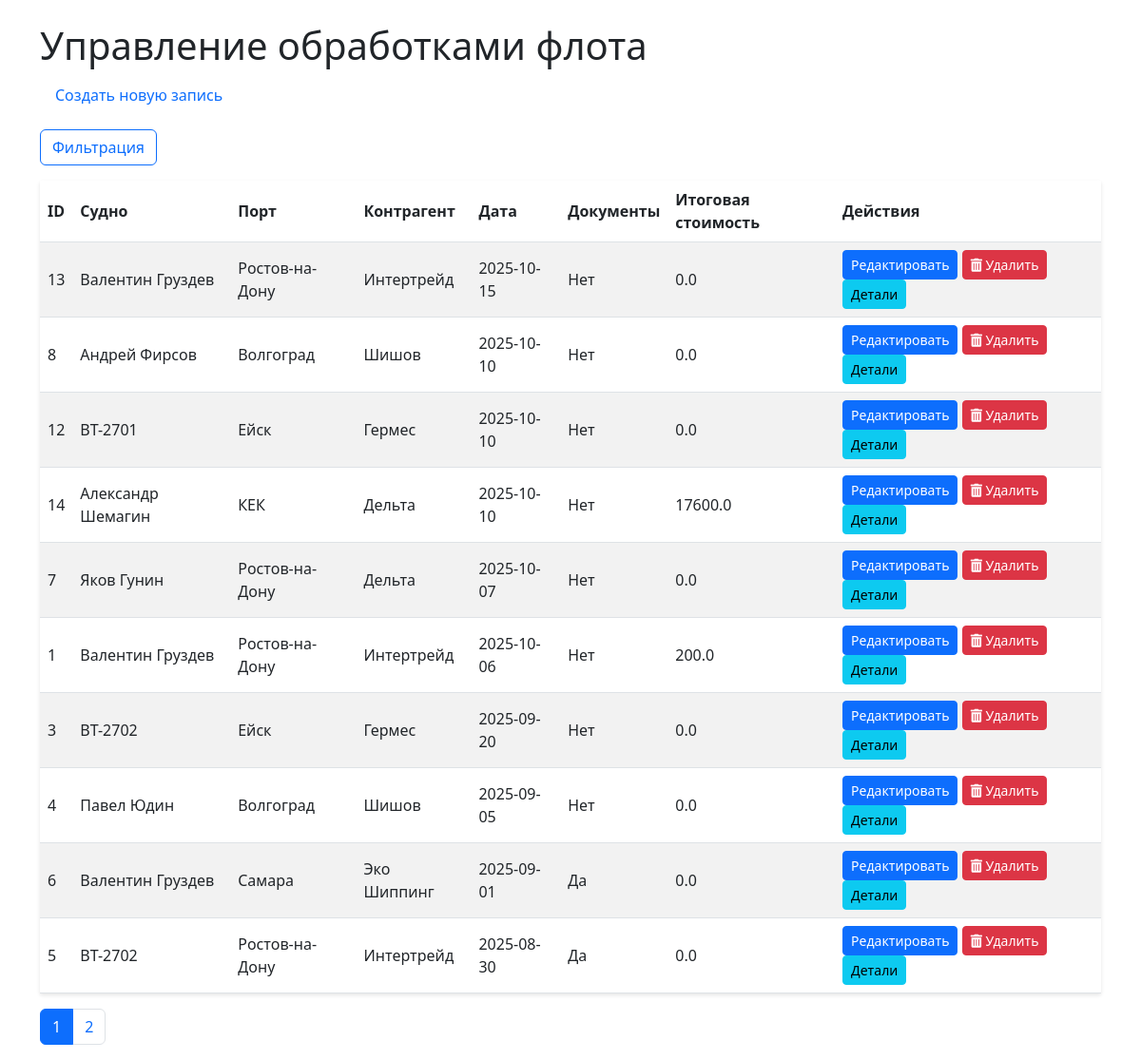
The page / on the database its author committed.
### models/schemas.py (models this page shows)
class Operation(Base):
    __tablename__ = "operations"
    id = Column(Integer, primary_key=True, index=True)
    ship_id = Column(Integer, ForeignKey("ships.id"))
    port_id = Column(Integer, ForeignKey("ports.id"))
    contractor_id = Column(Integer, ForeignKey("contractors.id"))
    date = Column(Date)
    has_documents = Column(Boolean, default=False)
    document_path = Column(String, nullable=True)
    ship = relationship("Ship")
    port = relationship("Port")
    contractor = relationship("Contractor")
    items = relationship("OperationItem", back_populates="operation", cascade="all, delete-orphan")

class Ship(Base):
    __tablename__ = "ships"
    id = Column(Integer, primary_key=True, index=True)
    name = Column(String, unique=True, index=True)

class Port(Base):
    __tablename__ = "ports"
    id = Column(Integer, primary_key=True, index=True)
    name = Column(String, unique=True, index=True)

class Contractor(Base):
    __tablename__ = "contractors"
    id = Column(Integer, primary_key=True, index=True)
    name = Column(String, unique=True, index=True)

### routers/operations.py (the view)
@router.get("/", response_class=HTMLResponse)
async def list_operations(
    request: Request,
    ship_ids: list[int] = Query(None),
    start_date: str = None,
    end_date: str = None,
    port_ids: list[int] = Query(None),
    contractor_ids: list[int] = Query(None),
    sort_order: str = "desc",
    page: int = 1,
    per_page: int = 10,
    db: Session = Depends(get_db)
):
    query = db.query(Operation)
    if ship_ids:
        query = query.filter(Operation.ship_id.in_(ship_ids))
    if start_date:
        try:
            start_date_obj = datetime.strptime(start_date, "%Y-%m-%d").date()
            query = query.filter(Operation.date >= start_date_obj)
        except ValueError:
            pass
    if end_date:
        try:
            end_date_obj = datetime.strptime(end_date, "%Y-%m-%d").date()
            query = query.filter(Operation.date <= end_date_obj)
        except ValueError:
            pass
    if port_ids:
        query = query.filter(Operation.port_id.in_(port_ids))
    if contractor_ids:
        query = query.filter(Operation.contractor_id.in_(contractor_ids))
    if sort_order.lower() == "asc":
        query = query.order_by(Operation.date.asc())
    else:
        query = query.order_by(Operation.date.desc())
    total = query.count()
    operations = query.offset((page - 1) * per_page).limit(per_page).all()
    total_costs = {}
    for op in operations:
        total_cost = db.query(func.sum(OperationItem.cost)).filter(
            OperationItem.operation_id == op.id
        ).scalar() or 0.0
        total_costs[op.id] = total_cost
    selected_ship_ids = [str(id) for id in ship_ids or []]
    selected_port_ids = [str(id) for id in port_ids or []]
    selected_contractor_ids = [str(id) for id in contractor_ids or []]
    ships = db.query(Ship).order_by(Ship.name).all()
    ports = db.query(Port).order_by(Port.name).all()
    contractors = db.query(Contractor).order_by(Contractor.name).all()
    return templates.TemplateResponse("list.html", {
        "request": request,
        "operations": operations,
        "total_costs": total_costs,
        "ships": ships,
        "ports": ports,
        "contractors": contractors,
        "selected_ship_ids": selected_ship_ids,
        "selected_start_date": start_date,
        "selected_end_date": end_date,
        "selected_port_ids": selected_port_ids,
        "selected_contractor_ids": selected_contractor_ids,
        "sort_order": sort_order,
        "total_pages": (total // per_page) + (1 if total % per_page else 0),
        "current_page": page,
        "per_page": per_page
    })

### templates/list.html (shortened to what this page needs)
<!DOCTYPE html>
<html lang="ru">
<head>
    <link href="/static/css/styles.css" rel="stylesheet">
    <link href="https://cdn.jsdelivr.net/npm/bootstrap@5.3.0/dist/css/bootstrap.min.css" rel="stylesheet">
    <link href="https://cdn.jsdelivr.net/npm/select2@4.1.0-rc.0/dist/css/select2.min.css" rel="stylesheet">
    <link href="https://cdnjs.cloudflare.com/ajax/libs/font-awesome/5.15.4/css/all.min.css" rel="stylesheet">
</head>
<body>
    <div class="container mt-4">
        <h1>Управление обработками флота</h1>
        <nav class="nav mb-3">
            <a class="nav-link" href="/create">Создать новую запись</a>
        </nav>
        <button class="btn btn-outline-primary mb-3" type="button" data-bs-toggle="collapse" data-bs-target="#filterCollapse" aria-expanded="false" aria-controls="filterCollapse">
            Фильтрация
        </button>
        <table class="table table-striped">
            <thead>
                <tr>
                    <th>ID</th>
                    <th>Судно</th>
                    <th>Порт</th>
                    <th>Контрагент</th>
                    <th>Дата</th>
                    <th>Документы</th>
                    <th>Итоговая стоимость</th>
                    <th>Действия</th>
                </tr>
            </thead>
            <tbody>
                {% for operation in operations %}
                <tr>
                    <td>{{ operation.id }}</td>
                    <td>{{ operation.ship.name }}</td>
                    <td>{{ operation.port.name }}</td>
                    <td>{{ operation.contractor.name }}</td>
                    <td>{{ operation.date }}</td>
                    <td>{{ "Да" if operation.has_documents else "Нет" }}</td>
                    <td>{{ total_costs[operation.id] | float | round(2) }}</td>
                    <td>
                        <a href="/edit/{{ operation.id }}" class="btn btn-sm btn-primary">Редактировать</a>
                        <button type="button" class="btn btn-sm btn-danger"
                                data-bs-toggle="modal" data-bs-target="#deleteModal"
                                onclick="prepareDelete({{ operation.id }})">
                            <i class="fas fa-trash-alt"></i> Удалить
                        </button>
                        <button type="button" class="btn btn-sm btn-info" data-bs-toggle="modal" data-bs-target="#operationModal" onclick="fetchOperation({{ operation.id }})">Детали</button>
                    </td>
                </tr>
                {% endfor %}
            </tbody>
        </table>
        <nav>
            <ul class="pagination">
                {% for p in range(1, total_pages + 1) %}
                <li class="page-item {% if p == current_page %}active{% endif %}">
                    <a class="page-link" href="?page={{ p }}&per_page={{ per_page }}{% if sort_order %}&sort_order={{ sort_order }}{% endif %}">{{ p }}</a>
                </li>
                {% endfor %}
            </ul>
        </nav>
    </div>
</body>
</html>

### static/css/styles.css (style rules this page uses)
body { font-family: Arial, sans-serif; }
.table { border-collapse: separate; border-spacing: 0; box-shadow: 0 2px 4px rgba(0, 0, 0, 0.1); }
.table th, .table td { vertical-align: middle; }
.table th { background-color: #f8f9fa; }
.btn-sm { padding: 0.25rem 0.5rem; font-size: 0.875rem; }
.container { max-width: 1200px; }

### rows shown on the page
Operation: id "13", ship.name "Валентин Груздев", port.name "Ростов-на-Дону", contractor.name "Интертрейд", date "2025-10-15", has_documents "Нет", total_costs "0.0"
Operation: id "8", ship.name "Андрей Фирсов", port.name "Волгоград", contractor.name "Шишов", date "2025-10-10", has_documents "Нет", total_costs "0.0"
Operation: id "12", ship.name "ВТ-2701", port.name "Ейск", contractor.name "Гермес", date "2025-10-10", has_documents "Нет", total_costs "0.0"
Operation: id "14", ship.name "Александр Шемагин", port.name "КЕК", contractor.name "Дельта", date "2025-10-10", has_documents "Нет", total_costs "17600.0"
Operation: id "7", ship.name "Яков Гунин", port.name "Ростов-на-Дону", contractor.name "Дельта", date "2025-10-07", has_documents "Нет", total_costs "0.0"
Operation: id "1", ship.name "Валентин Груздев", port.name "Ростов-на-Дону", contractor.name "Интертрейд", date "2025-10-06", has_documents "Нет", total_costs "200.0"
Operation: id "3", ship.name "ВТ-2702", port.name "Ейск", contractor.name "Гермес", date "2025-09-20", has_documents "Нет", total_costs "0.0"
Operation: id "4", ship.name "Павел Юдин", port.name "Волгоград", contractor.name "Шишов", date "2025-09-05", has_documents "Нет", total_costs "0.0"
Operation: id "6", ship.name "Валентин Груздев", port.name "Самара", contractor.name "Эко Шиппинг", date "2025-09-01", has_documents "Да", total_costs "0.0"
Operation: id "5", ship.name "ВТ-2702", port.name "Ростов-на-Дону", contractor.name "Интертрейд", date "2025-08-30", has_documents "Да", total_costs "0.0"

### other values the page prints
{{ p }} "1" "2"
